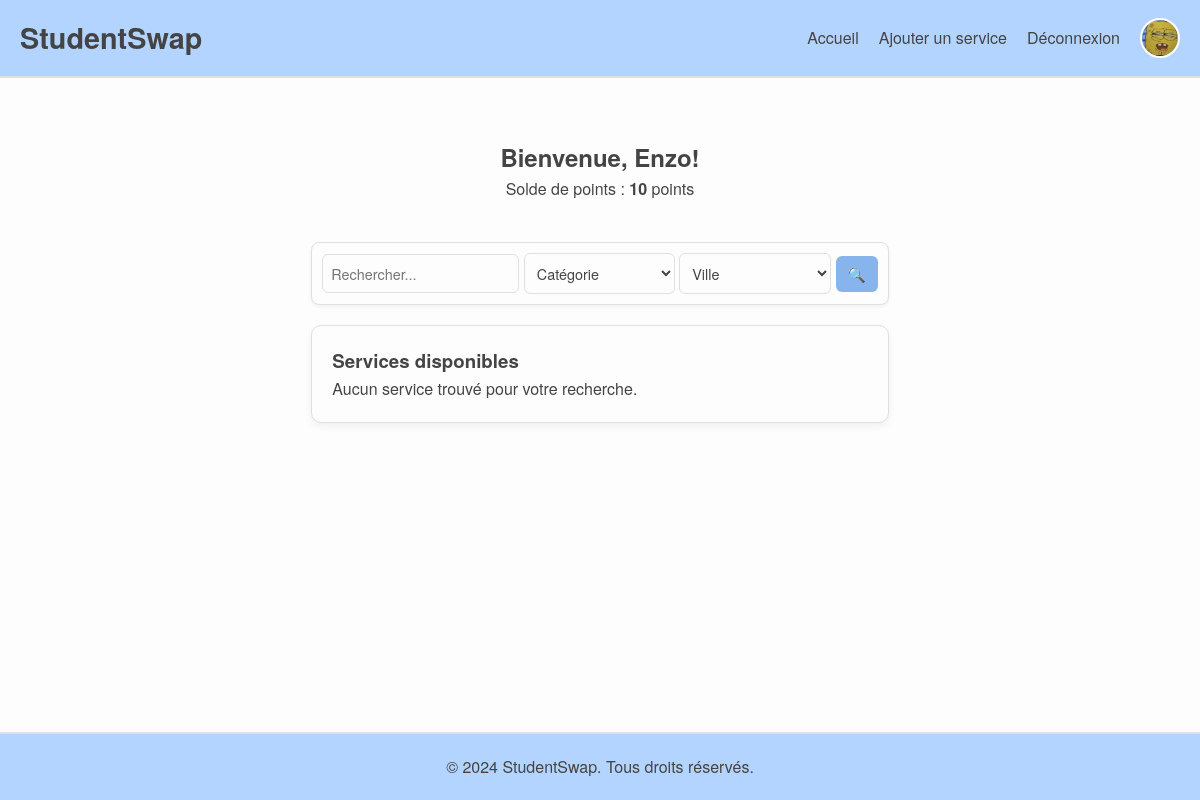
/views/index.php (signed in), run on the app's committed database.
### tables this page shows
CREATE TABLE `users` (
  `id` int(11) NOT NULL,
  `username` varchar(50) DEFAULT NULL,
  `email` varchar(100) DEFAULT NULL,
  `password` varchar(255) DEFAULT NULL,
  `points` int(11) DEFAULT 10,
  `created_at` timestamp NOT NULL DEFAULT current_timestamp(),
  `profile_picture` varchar(255) DEFAULT 'default-picture.png',
  `is_admin` tinyint(1) DEFAULT 0
);

### views/index.php (the view, shortened to what this page needs)
<?php
include '../config/db.php';
try {
    $user_id = $_SESSION['user_id'] ?? null;
    $user = null;
    if ($user_id) {
        $sql = "SELECT username, email, COALESCE(points, 10) AS points, profile_picture, is_admin FROM users WHERE id = ?";
        $stmt = $conn->prepare($sql);
        $stmt->execute([$user_id]);
        $user = $stmt->fetch(PDO::FETCH_ASSOC);
    }
    $search_query = $_GET['search_query'] ?? '';
    $sql = "SELECT services.*, users.username, categories.name AS category_name
            FROM services
            JOIN users ON services.user_id = users.id
            JOIN categories ON services.category_id = categories.id
            WHERE services.status = 'available'";
    $sql .= " ORDER BY services.created_at DESC";
    $stmt = $conn->prepare($sql);
    $stmt->execute();
    $services = $stmt->fetchAll(PDO::FETCH_ASSOC);
} catch (PDOException $e) {
    die("Erreur lors de la récupération des données : " . $e->getMessage());
}
?>
<!DOCTYPE html>
<html lang="fr">
<head>
    <link rel="stylesheet" href="../assets/css/style.css">
</head>
<body>
    <div class="wrapper">
        <?php include '../includes/header.php'; ?>
        <main class="main-content">
            <section class="welcome">
                <?php if ($user): ?>
                <h2>Bienvenue, <?= htmlspecialchars($user['username']) ?>!</h2>
                <p>Solde de points :
                    <?php if (isset($user['is_admin']) && $user['is_admin'] == 1): ?>
                    <img src="../assets/svg/infinite.svg" alt="Points illimités" class="infinite-icon">
                    <?php else: ?>
                    <strong><?= htmlspecialchars($user['points']) ?></strong> points
                    <?php endif; ?>
                </p>
                <?php else: ?>
                <h2>Bienvenue sur StudentSwap !</h2>
                <p>Connectez-vous pour accéder à toutes les fonctionnalités.</p>
                <?php endif; ?>
            </section>
            <div class="search-form-container">
                <section class="search-form">
                    <form method="GET" action="index.php">
                        <input type="text" name="search_query" placeholder="Rechercher..."
                            value="<?= htmlspecialchars($search_query) ?>">
                        <select name="category_id">
                            <option value="">Catégorie</option>
                        </select>
                        <select name="city_id">
                            <option value="">Ville</option>
                        </select>
                        <button type="submit">🔍</button>
                    </form>
                </section>
            </div>
            <section class="services">
                <h3>Services disponibles</h3>
                <?php if (count($services) > 0): ?>
                <div class="service-list">
                    <?php foreach ($services as $service): ?>
                    <div class="service-card">
                        <h4><strong><?= htmlspecialchars($service['title']) ?></strong></h4>
                        <p><?= htmlspecialchars($service['description']) ?></p>
                        <small><strong>Proposé par :</strong> <a class="user_id"
                                href="view_profile.php?id=<?= htmlspecialchars($service['user_id']) ?>"><?= htmlspecialchars($service['username']) ?></a></small><br>
                        <small><strong>Catégorie :</strong>
                            <?= htmlspecialchars($service['category_name']) ?></small><br>
                        <small><strong>Localisation :</strong> <?= htmlspecialchars($service['location']) ?></small><br>
                        <small><strong>Coût :</strong>
                            <?php if ($service['points_cost'] == 0): ?>
                            <span class="free-service">GRATUIT</span>
                            <?php else: ?>
                            <?= htmlspecialchars($service['points_cost']) ?> points
                            <?php endif; ?>
                        </small><br><br>
                        <?php if ($user): ?>
                        <a href="../controllers/request_service.php?id=<?= $service['id'] ?>" class="btn">Demander ce
                            service</a>
                        <a href="leave_review.php?id=<?= $service['id'] ?>" class="btn-evaluate">Évaluer</a>
                        <?php else: ?>
                        <button class="btn" disabled>Connectez-vous pour demander ce service</button>
                        <button class="btn-evaluate" disabled>Connectez-vous pour évaluer</button>
                        <?php endif; ?>
                    </div>
                    <?php endforeach; ?>
                </div>
                <?php else: ?>
                <p>Aucun service trouvé pour votre recherche.</p>
                <?php endif; ?>
            </section>
        </main>
        <?php include '../includes/footer.php'; ?>
    </div>
</body>
</html>

### includes/header.php (shortened to what this page needs)
<?php
$user_id = $_SESSION['user_id'] ?? null;
$profile_picture = 'default-picture.png';
$logged_in_user = null;
try {
    if (!empty($user_id)) {
        include '../config/db.php';
        $sql = "SELECT id, username, email, points, profile_picture FROM users WHERE id = ?";
        $stmt = $conn->prepare($sql);
        $stmt->execute([$user_id]);
        $logged_in_user = $stmt->fetch(PDO::FETCH_ASSOC);
        if ($logged_in_user && !empty($logged_in_user['profile_picture'])) {
            $profile_path = "../uploads/profile_pictures/" . $logged_in_user['profile_picture'];
            $profile_picture = file_exists($profile_path) ? $logged_in_user['profile_picture'] : 'default-picture.png';
        }
    }
} catch (PDOException $e) {
    error_log("Erreur dans le header : " . $e->getMessage());
}
?>
<header>
    <a href="../views/index.php" class="site-title">StudentSwap</a>
    <nav class="navbar">
        <a href="../views/index.php">Accueil</a>
        <?php if (!empty($user_id) && $logged_in_user): ?>
        <a href="../controllers/add_service.php">Ajouter un service</a>
        <a href="../public/logout.php">Déconnexion</a>
        <a href="../views/profile.php?id=<?= htmlspecialchars($user_id) ?>" class="profile-icon">
            <img src="../uploads/profile_pictures/<?= htmlspecialchars($profile_picture) ?>" alt="Photo de profil"
                onerror="this.onerror=null; this.src='../assets/img/default-picture.png';">
        </a>
        <?php else: ?>
        <a href="../views/login.php">Connexion</a>
        <?php endif; ?>
    </nav>
</header>

### assets/css/style.css (style rules this page uses)
:root { --color-background: #fdfdfd; --color-text: #444444; --color-header-background: #b3d4ff; --color-border: #e0e0e0; --color-button-background: #88b4ed; --color-button-hover: #b3d4ff; --color-success-background: #e0f7fa; --color-success-text: #00796b; --color-error-background: #ffe0e0; --color-error-text: #d32f2f; --color-service-title: #b3d4ff; --color-accept-button: #4caf50; --color-accept-button-hover: #388e3c; --color-reject-button: #f44336; --color-reject-button-hover: #d32f2f; --color-review-star: #ff9800; --color-review-border-hover: #b3d4ff; }
* { margin: 0; padding: 0; box-sizing: border-box; font-family: "Helvetica Neue", Arial, sans-serif; }
body { background-color: var(--color-background); color: var(--color-text); line-height: 1.6; }
header { background-color: var(--color-header-background); color: var(--color-text); padding: 15px 20px; border-bottom: 2px solid var(--color-border); display: flex; justify-content: space-between; align-items: center; }
.site-title { font-size: 1.8em; font-weight: bold; color: var(--color-text); text-decoration: none; }
.navbar { display: flex; align-items: center; gap: 20px; }
.navbar a { color: var(--color-text); text-decoration: none; font-weight: 500; transition: color 0.2s ease; }
.welcome { text-align: center; padding: 20px; background-color: var(--color-background); margin: 20px auto; max-width: 600px; }
.welcome h2 { color: var(--color-text); }
.services { max-width: 800px; margin: 20px auto; padding: 20px; background-color: var(--color-background); border: 1px solid var(--color-border); border-radius: 10px; box-shadow: 0 4px 8px rgba(0, 0, 0, 0.05); }
.wrapper { min-height: 100vh; display: flex; flex-direction: column; }
.main-content { flex: 1; }
.search-form-container { display: flex; justify-content: center; align-items: center; width: 100%; margin: 20px 0; }
.search-form { display: inline-flex; flex-direction: row; gap: 10px; align-items: center; padding: 10px; background-color: var(--color-background); border: 1px solid var(--color-border); border-radius: 8px; box-shadow: 0 2px 4px rgba(0, 0, 0, 0.05); }
.search-form input[type="text"] { flex: 2; padding: 8px; border: 1px solid var(--color-border); border-radius: 6px; background-color: var(--color-background); color: var(--color-text); font-size: 0.9em; }
.search-form select { flex: 1; padding: 8px; border: 1px solid var(--color-border); border-radius: 6px; background-color: var(--color-background); color: var(--color-text); font-size: 0.9em; }
.search-form button { padding: 8px 12px; color: var(--color-background); background-color: var(--color-button-background); border: none; border-radius: 6px; cursor: pointer; font-weight: bold; font-size: 0.9em; transition: background-color 0.2s; }
.profile-icon { display: inline-block; width: 40px; height: 40px; border-radius: 50%; overflow: hidden; border: 2px solid var(--color-background); transition: border-color 0.2s; align-self: center; }
.profile-icon img { width: 100%; height: 100%; border-radius: 50%; object-fit: cover; object-position: center; display: block; }
@media (max-width: 1600px) { .main-content { max-width: 1400px; margin: 0 auto; padding: 20px; } }

### data on the page
users: profile_picture (picture), username "Enzo"

### other printed values
$user['points'] "10"
